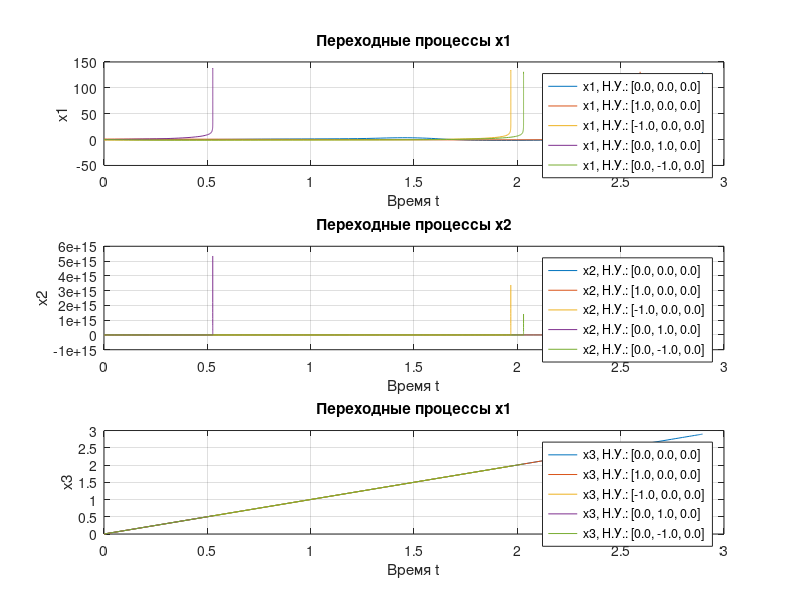
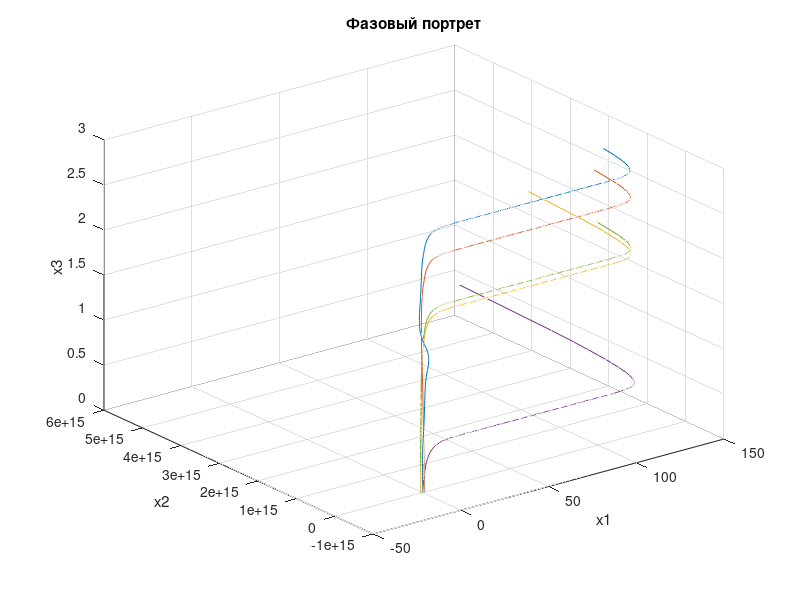
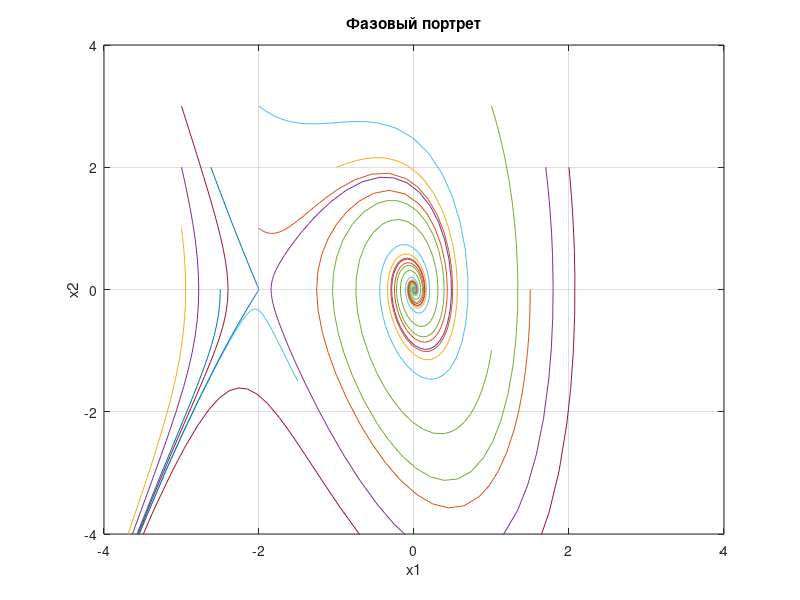
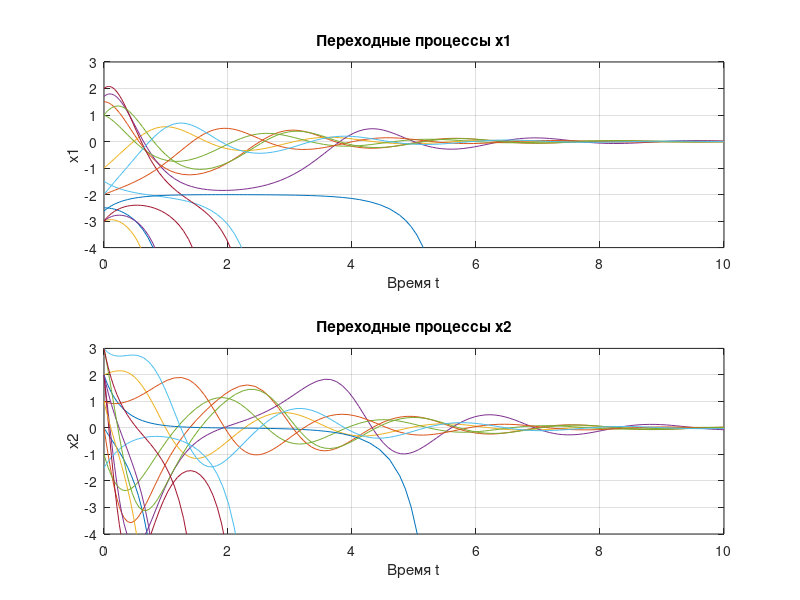

The MATLAB source for these figures, in order:
%% task 1
clc, clear, close all

k1 = 2;
k3 = 3;

g = @(t) 1; % Единичное ступенчатое воздействие

% % Определение системы уравнений без управления
f = @(t, x) [
    % x1
    2 * sin(3 * x(1)) + 4 * x(2);
    
    % x2
    x(2)^2 + 3 * x(2) * x(1) + x(3) - x(1)^3;
    
    % x3
    g(t)
];

% Определение системы уравнений
% f = @(t, x) [
%     % x1
%     2 * sin(3 * x(1)) + 4 * x(2);
    
%     % x2
%     x(2)^2 + 3 * x(2) * x(1) + x(3) - x(1)^3;
    
%     % x3
%     -k3 * (x(3) - (-x(2) - k1 * x(1) - 3 * x(2) * x(1) - x(2)^2 + x(1)^3 - ...
%     2 * k1 * sin(3 * x(1)) - 4 * k1 * x(2))) ...
%     - g(t) + ...
%     (-2 * x(2) * (x(2)^2 + 3 * x(2) * x(1) + x(3) - x(1)^3) - ...
%     3 * (x(2)^2 * x(1) + x(2) * x(1)^2 * (2 * sin(3 * x(1)) + 4 * x(2))) + ...
%     3 * x(1)^2 * (2 * sin(3 * x(1)) + 4 * x(2)) - ...
%     k1 * (6 * cos(3 * x(1)) * (2 * sin(3 * x(1)) + 4 * x(2)) + ...
%     4 * (x(2)^2 + 3 * x(2) * x(1) + x(3) - x(1)^3)))
% ];

% Время моделирования
tspan = [0 10]; 

% Начальные условия для моделирования разных переходных процессов
initial_conditions = [
    0, 0, 0; 
    1, 0, 0; 
    -1, 0, 0;
    0, 1, 0; 
    0, -1, 0 
];

% Решение системы для разных начальных условий и построение графиков

figure(1)
for i = 1:size(initial_conditions, 1)
    
    % Получаем начальные условия
    x0 = initial_conditions(i, :);
    
    % Решаем систему
    [t, x] = ode45(f, tspan, x0);
    
    % Переходный процесс для x1
    subplot(3, 1, 1);
    plot(t, x(:, 1), 'DisplayName', sprintf('x1, Н.У.: [%.1f, %.1f, %.1f]', x0(1), x0(2), x0(3)));
    hold on;
    
    % Переходный процесс для x2
    subplot(3, 1, 2);
    plot(t, x(:, 2), 'DisplayName', sprintf('x2, Н.У.: [%.1f, %.1f, %.1f]', x0(1), x0(2), x0(3)));
    hold on;
    % Переходный процесс для x3
    subplot(3, 1, 3);
    plot(t, x(:, 3), 'DisplayName', sprintf('x3, Н.У.: [%.1f, %.1f, %.1f]', x0(1), x0(2), x0(3)));
    hold on;
end

% Настройки для графиков
subplot(3, 1, 1);
title('Переходные процессы x1');
xlabel('Время t');
ylabel('x1');
legend show;
grid on;

subplot(3, 1, 2);
title('Переходные процессы x2');
xlabel('Время t');
ylabel('x2');
legend show;
grid on;

subplot(3, 1, 3);
title('Переходные процессы x1');
xlabel('Время t');
ylabel('x3');
legend show;
grid on;


figure(2)
for i = 1:size(initial_conditions, 1)
    x0 = initial_conditions(i, :);    
    [t, x] = ode45(f, tspan, x0);
    plot3(x(:, 1), x(:, 2), x(:, 3));
    hold on;
    grid on;
    xlabel('x1');
    ylabel('x2');
    zlabel('x3');
end
title('Фазовый портрет');
xlabel('x1');
ylabel('x2');
zlabel('x3');
grid on;



%% task 2
clc, clear, close all

% % Определение системы уравнений без управления
f = @(t, x) [
    % x1
    x(2);
    
    % x2
    -6*x(1) - 3*x(1)^2 - x(2);
];


% Время моделирования
tspan = [0 10]; 

% Начальные условия для моделирования разных переходных процессов
initial_conditions = [
    -2.5, 0; 
    1.5, 0; 
    -1, 2;
    1.7, 2; 
    1, -1;
    -1.5, -1.5;
    2 2;
    -2.6205 2;
    -2 1;
    -3 1;
    -3 2;
    1 3;
    -2 3;
    -3 3;
];

% Решение системы для разных начальных условий и построение графиков


figure
for i = 1:size(initial_conditions, 1)
    x0 = initial_conditions(i, :);    
    [t, x] = ode45(f, tspan, x0);
    plot(x(:, 1), x(:, 2));
    hold on;
    grid on;
    xlabel('x1');
    ylabel('x2');
end
title('Фазовый портрет');
grid on;
xlim([-4 4])
ylim([-4 4])

figure
for i = 1:size(initial_conditions, 1)
    
    % Получаем начальные условия
    x0 = initial_conditions(i, :);
    
    % Решаем систему
    [t, x] = ode45(f, tspan, x0);
    
    % Переходный процесс для x1
    subplot(2, 1, 1);
    plot(t, x(:, 1));
    hold on;
    
    % Переходный процесс для x2
    subplot(2, 1, 2);
    plot(t, x(:, 2));
    hold on;
end

% Настройки для графиков
subplot(2, 1, 1);
title('Переходные процессы x1');
xlabel('Время t');
ylabel('x1');
grid on;
ylim([-4 3])

subplot(2, 1, 2);
title('Переходные процессы x2');
xlabel('Время t');
ylabel('x2');
grid on;
ylim([-4 3])


%% task 3

clc, clear, close all
g = @(t) 1; % Единичное ступенчатое воздействие
% % Определение системы уравнений без управления
f = @(t, x) [
    % x1
    5*x(2);
    
    % x2
    -4*x(1)^3 - 2*x(2) + 4*g(t);
];


% Время моделирования
tspan = [0 5]; 

% Начальные условия для моделирования разных переходных процессов
initial_conditions = [
    0, 0; 
    1, 0; 
    -1, 0;
    0, 1; 
    0, -1;
];


figure
for i = 1:size(initial_conditions, 1)
    
    % Получаем начальные условия
    x0 = initial_conditions(i, :);
    
    % Решаем систему
    [t, x] = ode45(f, tspan, x0);
    
    % Переходный процесс для x2
    subplot(2, 1, 1);
    plot(t, x(:, 2));
    hold on;
    
    % Функция запаса
    subplot(2, 1, 2);
    V = x(:, 2).^2/8 + x(:, 1).^4/20;
    plot(t, V);
    hold on;
end

% Настройки для графиков
subplot(2, 1, 1);
title('Переходные процессы x2');
xlabel('Время t');
ylabel('x2');
grid on;

subplot(2, 1, 2);
title('Переходные процессы функции запаса');
xlabel('Время t');
ylabel('V_з');
grid on;

%% surface V task 3
close all
figure
[x1,x2] = meshgrid(-20:1:20,-20:20);
V = 5.*x1.*x2 - 4.*x1.^3.*x2 + 3.*x2;

surface(x1,x2,V)
xlabel("x1")
ylabel("x2")
zlabel("V")
% zlim([0 500])
grid

